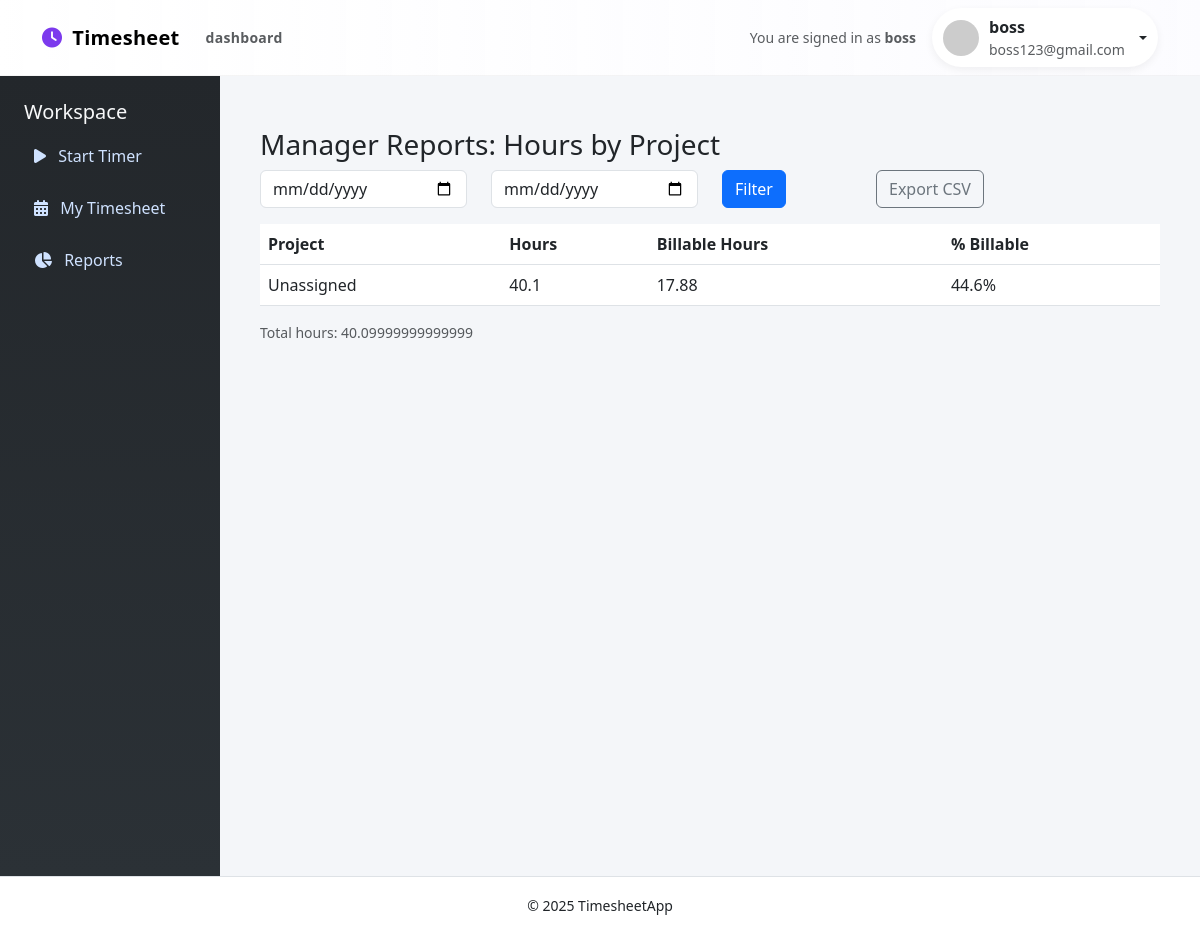
The page /manager/reports/ (signed in) on the database as committed earlier.
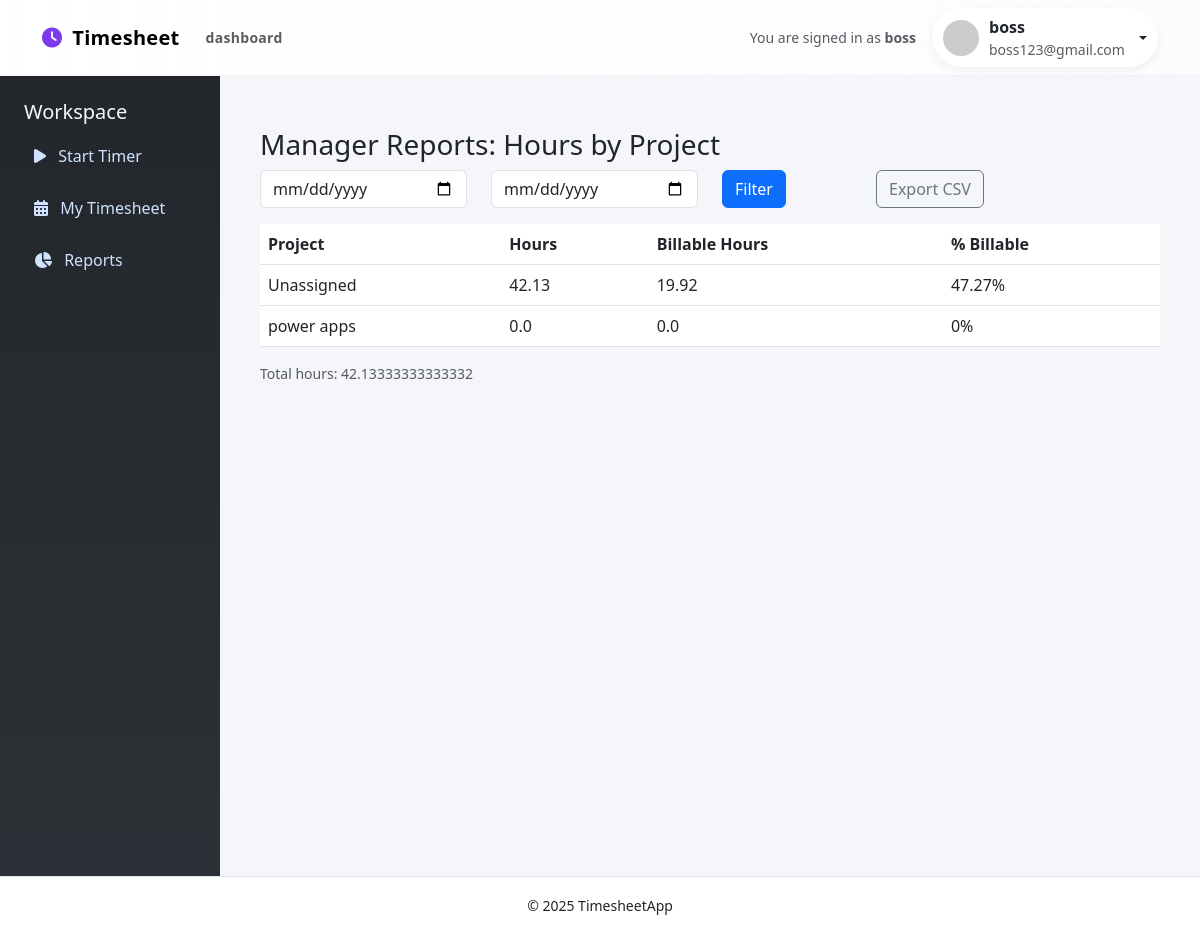
The same page on the database as committed later.
### timesheet_app/models.py (models this page shows, shortened)
class Project(models.Model):
    name = models.CharField(max_length=120)
    client = models.CharField(max_length=120)
    billable_default = models.BooleanField(default=True)
    active = models.BooleanField(default=True)
    created_at = models.DateTimeField(auto_now_add=True)
    updated_at = models.DateTimeField(auto_now=True)
    class Meta:
        indexes = [
            models.Index(fields=["active"]),
        ]

### timesheet_app/views.py (the view, shortened to what this page needs)
# urls.py: path("manager/reports/", manager_reports, name="manager_reports"),
@role_required('manager')
@login_required
def manager_reports(request):
    start_date = request.GET.get('start_date')
    end_date = request.GET.get('end_date')
    try:
        start = dt.date.fromisoformat(start_date) if start_date else dt.date.today() - dt.timedelta(days=30)
    except Exception:
        start = dt.date.today() - dt.timedelta(days=30)
    try:
        end = dt.date.fromisoformat(end_date) if end_date else dt.date.today()
    except Exception:
        end = dt.date.today()
    qs = TimesheetEntry.objects.filter(work_date__range=(start, end)).select_related('project')
    project_map = defaultdict(float)
    billable_map = defaultdict(float)
    for e in qs:
        h = (e.duration_minutes or 0) / 60.0
        name = e.project.name if e.project else 'Unassigned'
        project_map[name] += h
        if e.billable:
            billable_map[name] += h
    rows = []
    total_hours = sum(project_map.values())
    for name, hrs in project_map.items():
        bill = billable_map.get(name, 0.0)
        pct_bill = round((bill / hrs * 100) if hrs else 0, 2)
        rows.append({'project': name, 'hours': round(hrs,2), 'billable_hours': round(bill,2), 'percent_billable': pct_bill})
    return render(request, 'dashboard/manager_reports.html', {'rows': rows, 'start': start, 'end': end, 'total_hours': total_hours})

### timesheet_app/templates/dashboard/manager_reports.html
{% extends 'base.html' %}
{% block content %}
<div class="container my-4">
  <h3>Manager Reports: Hours by Project</h3>
  <div class="mb-3">
    <form method="GET">
      <div class="row">
        <div class="col-md-3"><input type="date" name="start_date" class="form-control" value="{{ start }}"></div>
        <div class="col-md-3"><input type="date" name="end_date" class="form-control" value="{{ end }}"></div>
        <div class="col-md-2"><button class="btn btn-primary">Filter</button></div>
        <div class="col-md-2"><a class="btn btn-outline-secondary" href="?export=csv&start_date={{ start }}&end_date={{ end }}">Export CSV</a></div>
      </div>
    </form>
  </div>
  <table class="table">
    <thead><tr><th>Project</th><th>Hours</th><th>Billable Hours</th><th>% Billable</th></tr></thead>
    <tbody>
      {% for r in rows %}
        <tr>
          <td>{{ r.project }}</td>
          <td>{{ r.hours }}</td>
          <td>{{ r.billable_hours }}</td>
          <td>{{ r.percent_billable }}%</td>
        </tr>
      {% endfor %}
    </tbody>
  </table>
  <div class="small text-muted">Total hours: {{ total_hours }}</div>
</div>
{% endblock %}

Rows that differ between the two databases and show on the page:
added Project: project "power apps"
Other text that changed with them:
{{ total_hours }}: "40.09999999999999" → "42.13333333333332"
new list line: "Unassigned 42.13 19.92 47.27 %"
new list line: "0.0 0.0 0 %"
list line gone: "Unassigned 40.1 17.88 44.6 %"
